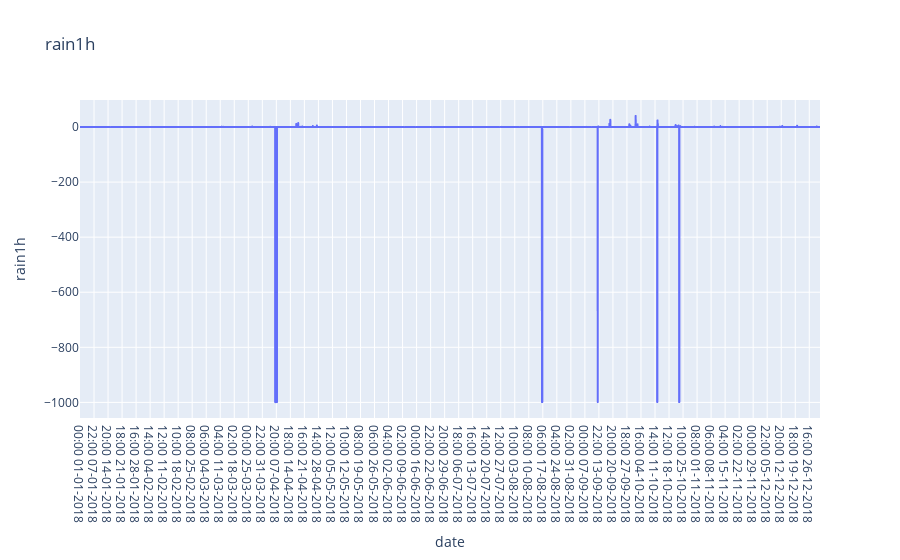

Notebook code cell kept with this figure:
### Code cell
fig5 = px.line(df_SBRS, x="date", y=features[4], title=features[4])
fig5.show()

### Figure 1 — Plotly figure (JSON) as saved in the notebook; plotly's stock layout.template omitted (floating-point values rounded to 4 significant figures; data arrays with more than 128 entries replaced by an {"elided": "..."} marker saying what was removed)
{"data": [{"hovertemplate": "date=%{x}<br>rain1h=%{y}<extra></extra>", "legendgroup": "", "line": {"color": "#636efa", "dash": "solid"}, "marker": {"symbol": "circle"}, "mode": "lines", "name": "", "showlegend": false, "type": "scattergl", "x": {"elided": "8760 str values"}, "xaxis": "x", "y": {"elided": "8760 float values"}, "yaxis": "y"}], "layout": {"legend": {"tracegroupgap": 0}, "title": {"text": "rain1h"}, "xaxis": {"anchor": "y", "domain": [0, 1], "title": {"text": "date"}}, "yaxis": {"anchor": "x", "domain": [0, 1], "title": {"text": "rain1h"}}}}
